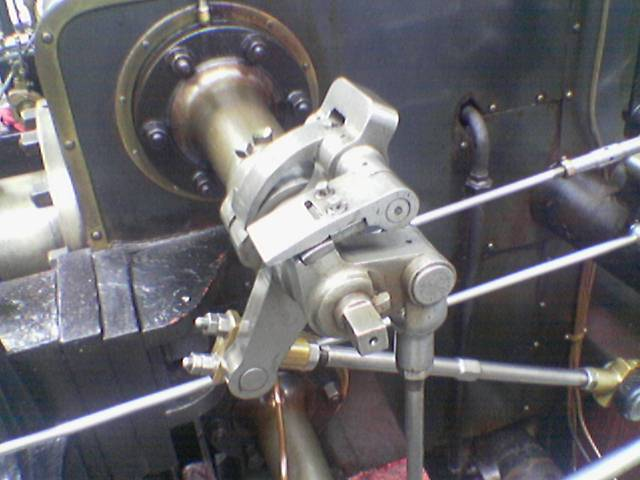
//> input picture Valve_original.PNG, 640 x 480 px
$ ./Canny_edge_detection   (built with g++ and OpenCV 4)
//> lines starting //> are read from the running program, lines starting //| are printed output that depends on the picture
//> further down, img1 is the input picture: 480 rows x 640 cols, CV_8UC3; mean B, G, R 108.9, 104.8, 106.3
#include <opencv2/opencv.hpp>
#include <iostream>
#include <math.h>
#include <time.h>

using namespace std;
using namespace cv;

Mat make_greyscale(Mat& img) {
	Mat result(img.size(), CV_8UC1);
	for (int i = 0; i < img.rows; ++i)
		for (int j = 0; j < img.cols; ++j)
		{
			Vec3b intensity = img.at<Vec3b>(i, j);
			int avg = (intensity[0] + intensity[1] + intensity[2]) / 3;
			result.at<uint8_t>(i, j) = avg;
		}
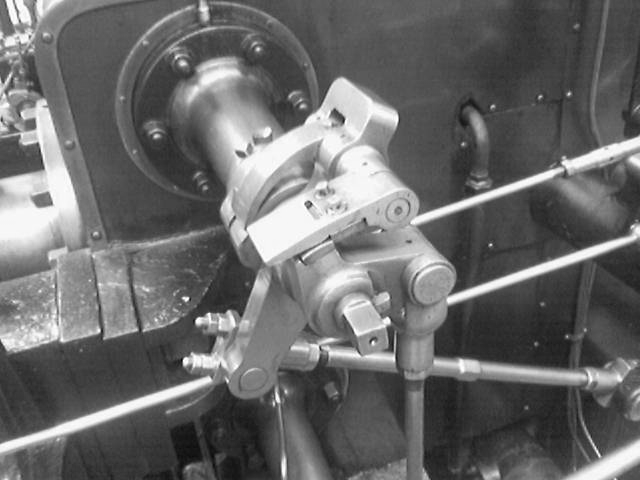
//> result: 480 rows x 640 cols, CV_8UC1; min 6, max 255, mean 106.3
	return result;
}

Mat apply_gausian_filter(const Mat& img) {
	// Apply 5x5 Gausian filter, do not touch pixels near corners.
	Mat filter = (Mat_<int>(5, 5) << 2, 4, 5, 4, 2,
		4, 9, 12, 9, 4,
		5, 12, 15, 12, 5,
		4, 9, 12, 9, 4,
		2, 4, 5, 4, 2);
	filter.convertTo(filter, CV_32SC1);

	// Deep copy the input matrix.
	Mat result = img.clone();
	for (int i = 2; i < img.rows - 2; ++i)
		for (int j = 2; j < img.cols - 2; ++j)
		{
			// On the next line width comes first, so j-2, i-2, not the other way around.
			Mat part = img(Rect(j - 2, i - 2, 5, 5));
			// Change this matrix to a matrix of 32 bit integers, otherwise
			// when we multiply, the values are moved into the range [0..255],
			// which is NOT what we want here.
			part.convertTo(part, CV_32SC1);

			Mat M = part.mul(filter);
			int sum = cv::sum(M).val[0];
			result.at<uint8_t>(i, j) = (uint8_t)(sum / 159);
		}
	return result;
}

Mat get_edge_gradient_values_and_suppress_non_maximums(const Mat& img) {
	// Apply 3x3 Sobel operators to gind the gradients.
	Mat soble_x = (Mat_<int>(3, 3) << -1, 0, 1,
		-2, 0, 2,
		-1, 0, 1);
	Mat soble_y = (Mat_<int>(3, 3) << -1, -2, -1,
		0, 0, 0,
		+1, +2, +1);

	soble_x.convertTo(soble_x, CV_32SC1);
	soble_y.convertTo(soble_y, CV_32SC1);

	// CV_32SC1 stands for 32 bit signed integer number martix type.
	Mat gradient_img = Mat::zeros(img.size(), CV_32SC1);

	// CV_32SC1 stands for 32 bit signed integer number martix type.
	// We store direction as integer degrees, it's easier to write code that way.
	Mat gradient_direction = Mat::zeros(img.size(), CV_32SC1);

	int32_t min_gradient_value = INT_MAX;
	int32_t max_gradient_value = INT_MIN;

	for (int i = 1; i < img.rows - 1; ++i)
		for (int j = 1; j < img.cols - 1; ++j)
		{
			// On the next line width comes first, so j-1, i-1, not the other way around.
			Mat part = img(Rect(j - 1, i - 1, 3, 3));
			// Change this matrix to a matrix of 32 bit integers, otherwise
			// when we multiply, the values are moved into the range [0..255],
			// which is NOT what we want here.
			part.convertTo(part, CV_32SC1);

			Mat M_Gx = part.mul(soble_x);
			int Gx = cv::sum(M_Gx).val[0];

			Mat M_Gy = part.mul(soble_y);
			int Gy = cv::sum(M_Gy).val[0];

			gradient_img.at<int32_t>(i, j) = (int32_t)(sqrt(Gx * Gx + Gy * Gy));
			gradient_direction.at<int32_t>(i, j) = atan2(Gy, Gx) * 180 / 3.141592653589793;

			// Compute min and max values, to change to [0..255] range later.
			min_gradient_value = std::min(min_gradient_value, gradient_img.at<int32_t>(i, j));
			max_gradient_value = std::max(max_gradient_value, gradient_img.at<int32_t>(i, j));
		}
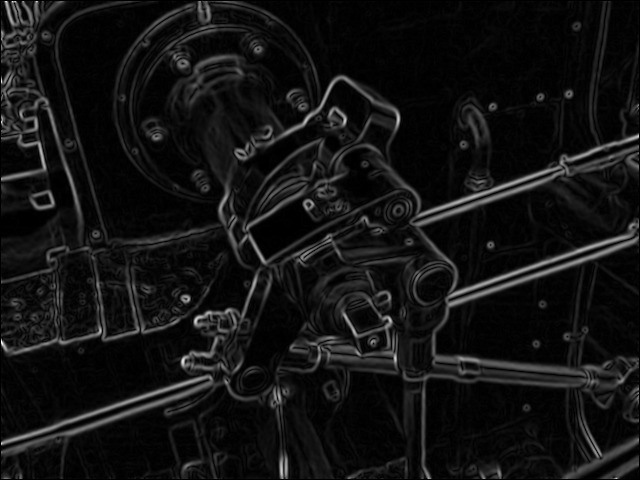
//> gradient_img: 480 rows x 640 cols, CV_32SC1; min 0, max 501, mean 37.5; drawn with min black and max white
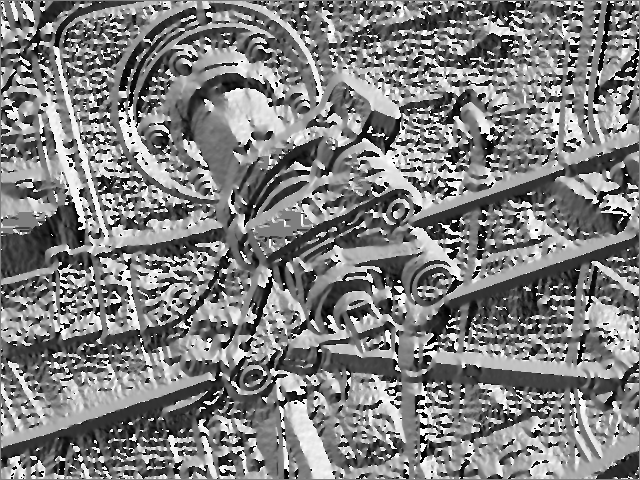
//> gradient_direction: 480 rows x 640 cols, CV_32SC1; min -179, max 180, mean 0.5; drawn with min black and max white
//> after the loop, min_gradient_value = 0; max_gradient_value = 501

	// Now we need to run over the pixels and suppress those gradient values which are not
	// greater than 2 other gradient values in the direction of the gradient.
	for (int i = 1; i < img.rows - 1; ++i)
		for (int j = 1; j < img.cols - 1; ++j)
		{
			int other_gradient_value;
			int grad_dir = gradient_direction.at<int32_t>(i, j);
			// Gradient near horizontal.
			if ((grad_dir > -22 && grad_dir < 22) || (grad_dir > (180-22)) || (grad_dir < (-180 + 22))) {
				other_gradient_value = std::max(gradient_img.at<int32_t>(i, j - 1),
					gradient_img.at<int32_t>(i, j + 1));
			}
			// Gradient vertical.
			else if ((grad_dir > (90-22) && grad_dir < (90 + 22)) || (grad_dir > (-90 - 22) && grad_dir < (-90 + 22))) {
				other_gradient_value = std::max(gradient_img.at<int32_t>(i - 1, j),
					gradient_img.at<int32_t>(i - 1, j));
			}
			// Gradient diagonal /.
			else if ((grad_dir > 22 && grad_dir < (45 + 22)) || (grad_dir > (-90 - 22)) || (grad_dir < (-180 + 22))) {
				other_gradient_value = std::max(gradient_img.at<int32_t>(i + 1, j + 1),
					gradient_img.at<int32_t>(i - 1, j - 1));
			}
			// Gradient diagonal \.
			else {
				other_gradient_value = std::max(gradient_img.at<int32_t>(i + 1, j - 1),
					gradient_img.at<int32_t>(i - 1, j + 1));
			}

			// Clear the edge gradient value if it's not the maximum compared to 2 other values
			// in the direction  of it's gradient.
			if (gradient_img.at<int32_t>(i, j) < other_gradient_value) {
				gradient_img.at<int32_t>(i, j) = 0;
			}
		}
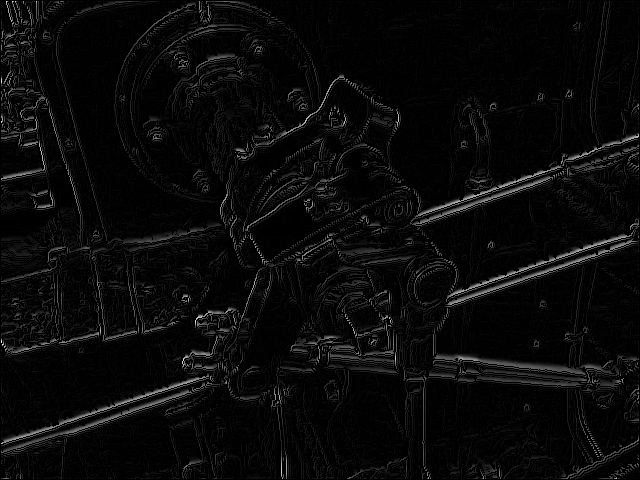
//> gradient_img: 480 rows x 640 cols, CV_32SC1; min 0, max 501, mean 19; drawn with min black and max white

	// Deep copy the input matrix.
	Mat result = img.clone();

	// Not we have gradient values in the range [min_gradient_value, max_gradient_value],
	// bring them to the range [0..255] so we can draw the edges.
	for (int i = 1; i < img.rows - 1; ++i)
		for (int j = 1; j < img.cols - 1; ++j)
		{
			result.at<uint8_t>(i, j) = (uint8_t)((gradient_img.at<int32_t>(i, j) - min_gradient_value) * 255
				/ (max_gradient_value - min_gradient_value));
		}
	return result;
}

Mat make_edges_weak_or_strong_thresholding(const Mat& img) {
	// Deep copy the input matrix.
	Mat result = img.clone();

	// Some internet page suggested to find the mean value of
	// edges and choose +-25% as thresholds.
	// I tried that, but it did not work well for the images I had, because at this
	// step most of the image was black, and the mean value was very close to 0.
	// So I decided to choose the mean value of pixels which are not completely black,
	// I.E. are larger than 5.
	int mean = 0;
	int count = 0;
	for (int i = 0; i < img.rows; ++i)
		for (int j = 0; j < img.cols; ++j)
		{
			if (result.at<uint8_t>(i, j) > 5) {
				mean += result.at<uint8_t>(i, j);
				++count;
			}
		}
//> this loop made 480 passes
//> (mean, count) on passes 1 to 3: (64772, 640), (73019, 923), (77587, 1062)
//> after the loop, mean = 2998932; count = 89421
	mean /= count;
//> mean = 33
	int threshold_weak = mean * 3 / 4;
//> threshold_weak = 24
	int threshold_strong = mean * 5 / 4;
//> threshold_strong = 41

	for (int i = 0; i < img.rows; ++i)
		for (int j = 0; j < img.cols; ++j)
		{
			int pixel = result.at<uint8_t>(i, j);
			if (pixel < threshold_weak) {
				result.at<uint8_t>(i, j) = 0;
			}
			else if (pixel > threshold_strong) {
				result.at<uint8_t>(i, j) = 255;
			}
			else {
				result.at<uint8_t>(i, j) = 255 / 2;
			}
		}
	return result;
}

void make_strong(Mat& result, int x, int y) {
	int dirx[] = {-1, 0, 1};
	int diry[] = { -1, 0, 1 };

	for (int i = 0; i < 3; ++i) {
		for (int j = 0; j < 3; ++j) {
			// Find all 8-connected neighbours.
			int new_x = x + dirx[i];
			int new_y = y + diry[j];
			// Don't run over the edges of the image.
			if (new_x < 0 || new_y < 0 || new_x >= result.rows || new_y >= result.cols)
				continue;
			if (result.at<uint8_t>(new_x, new_y) == 255 / 2) {
				result.at<uint8_t>(new_x, new_y) = 255;
				make_strong(result, new_x, new_y);
			}
		}
	}
}

Mat apply_edge_tracking_by_hysteresis(const Mat& img) {
	// For each strong edge pixel, check if there is a
	// weak edge in the 8-connected neighbourhood, and if any
	// make it strong. Continue making edges strong based on the new
	// strong edge as far as you can.

	// Deep copy the input matrix.
	Mat result = img.clone();

	for (int i = 0; i < img.rows; ++i)
		for (int j = 0; j < img.cols; ++j) {
			if (result.at<uint8_t>(i, j) == 255) {
				make_strong(result, i, j);
			}
		}
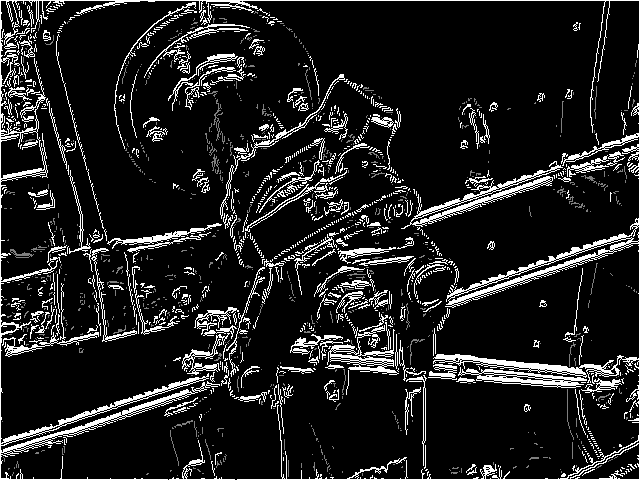
//> result: 480 rows x 640 cols, CV_8UC1; min 0, max 255, mean 31
	// Now when all the necessary edges are made strong, delete everything else.
	for (int i = 0; i < img.rows; ++i)
		for (int j = 0; j < img.cols; ++j) {
			if (result.at<uint8_t>(i, j) != 255) {
				result.at<uint8_t>(i, j) = 0;
			}
		}
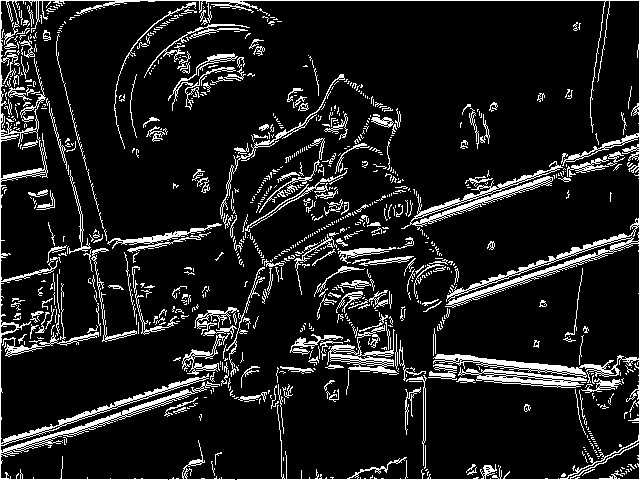
//> result: 480 rows x 640 cols, CV_8UC1; 11.5% white in thin lines or dots
	return result;
}

// A function to display multiple images in the same window,
// copied from the internet.
void display_multiple_images_in_one_window(string title, int nArgs, ...) {
//> called with title = "Steps of Canny edge detection", nArgs = 5
	int size;
	int i;
	int m, n;
	int x, y;

	// w - Maximum number of images in a row
	// h - Maximum number of images in a column
	int w, h;

	// scale - How much we have to resize the image
	float scale;
	int max;

	// If the number of arguments is lesser than 0 or greater than 12
	// return without displaying
	if (nArgs <= 0) {
		printf("Number of arguments too small....\n");
		return;
	}
	else if (nArgs > 14) {
		printf("Number of arguments too large, can only handle maximally 12 images at a time ...\n");
		return;
	}
	// Determine the size of the image,
	// and the number of rows/cols
	// from number of arguments
	else if (nArgs == 1) {
		w = h = 1;
		size = 300;
	}
	else if (nArgs == 2) {
		w = 2; h = 1;
		size = 300;
	}
	else if (nArgs == 3 || nArgs == 4) {
		w = 2; h = 2;
		size = 300;
	}
	else if (nArgs == 5 || nArgs == 6) {
		w = 3; h = 2;
		size = 200;
	}
	else if (nArgs == 7 || nArgs == 8) {
		w = 4; h = 2;
		size = 200;
	}
	else {
		w = 4; h = 3;
		size = 150;
	}

	// Create a new 3 channel image
	Mat DispImage = Mat::zeros(Size(100 + size*w, 60 + size*h), CV_8UC1);

	// Used to get the arguments passed
	va_list args;
	va_start(args, nArgs);

	// Loop for nArgs number of arguments
	for (i = 0, m = 20, n = 20; i < nArgs; i++, m += (20 + size)) {
		// Get the Pointer to the IplImage
		Mat img = va_arg(args, Mat);

		// Check whether it is NULL or not
		// If it is NULL, release the image, and return
		if (img.empty()) {
			printf("Invalid arguments");
			return;
		}

		// Find the width and height of the image
		x = img.cols;
		y = img.rows;

		// Find whether height or width is greater in order to resize the image
		max = (x > y) ? x : y;

		// Find the scaling factor to resize the image
		scale = (float)((float)max / size);

		// Used to Align the images
		if (i % w == 0 && m != 20) {
			m = 20;
			n += 20 + size;
		}

		// Set the image ROI to display the current image
		// Resize the input image and copy the it to the Single Big Image
		Rect ROI(m, n, (int)(x / scale), (int)(y / scale));
		Mat temp; resize(img, temp, Size(ROI.width, ROI.height));
		temp.copyTo(DispImage(ROI));
	}

	// Create a new window, and show the Single Big Image
	namedWindow(title, 1);
	imshow(title, DispImage);
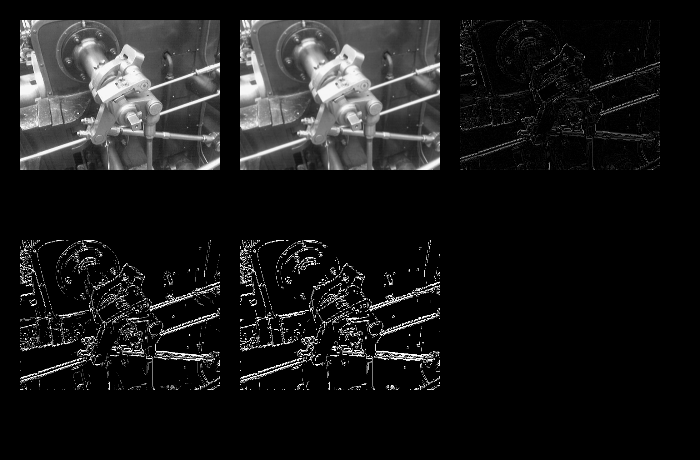
//> window 'Steps of Canny edge detection': 460 rows x 700 cols, CV_8UC1; min 0, max 255, mean 25.5
	waitKey();

	// End the number of arguments
	va_end(args);
}
int main()
{
	// Let's run all the steps of Canny edge detection,
	// show results after each step and measure performance.

	Mat img1 = imread("Valve_original.PNG");

	clock_t start = clock();

	Mat img2 = make_greyscale(img1);
	clock_t made_greyscale_time = clock();

	Mat img3 = apply_gausian_filter(img2);
	clock_t applied_gausian_blur_time = clock();

	// This step takes all the time, the reason is computation of atan2 for gradient
	// angle is very slow operation. We don't actually need to compute the
	// gradient angle, since all we want is to know in which range it falls into,
	// which can be done with simple (mathematical) vector operations.
	// Yet I was too lazy to optimize this.
	Mat img4 = get_edge_gradient_values_and_suppress_non_maximums(img3);
	clock_t gradient_computation_time = clock();

	Mat img5 = make_edges_weak_or_strong_thresholding(img4);
	clock_t edge_thresholding_time = clock();

	Mat img6 = apply_edge_tracking_by_hysteresis(img5);
	clock_t edge_tracking_with_hysteresis_time = clock();

	display_multiple_images_in_one_window(
		"Steps of Canny edge detection", 5,
		img2, img3,
		img4, img5, img6);

	std::cout << "Performance metrics are (CPU time in ms (1/1000 sec)) " <<
		"converting to greyscale " << (made_greyscale_time - start) * 1000 / CLOCKS_PER_SEC << " ms " <<
		"Gausian blur " << (applied_gausian_blur_time - made_greyscale_time) * 1000 / CLOCKS_PER_SEC << " ms " <<
		"gradient computation and suppres non-max " << (gradient_computation_time - applied_gausian_blur_time) * 1000 / CLOCKS_PER_SEC << " ms " <<
		"edge thresholding " << (edge_thresholding_time - gradient_computation_time) * 1000 / CLOCKS_PER_SEC << " ms " <<
		"edge tracking with hysteresis " << (edge_tracking_with_hysteresis_time - edge_thresholding_time) * 1000 / CLOCKS_PER_SEC << " ms " <<
		std::endl;

	waitKey(0);
	return 0;
}
